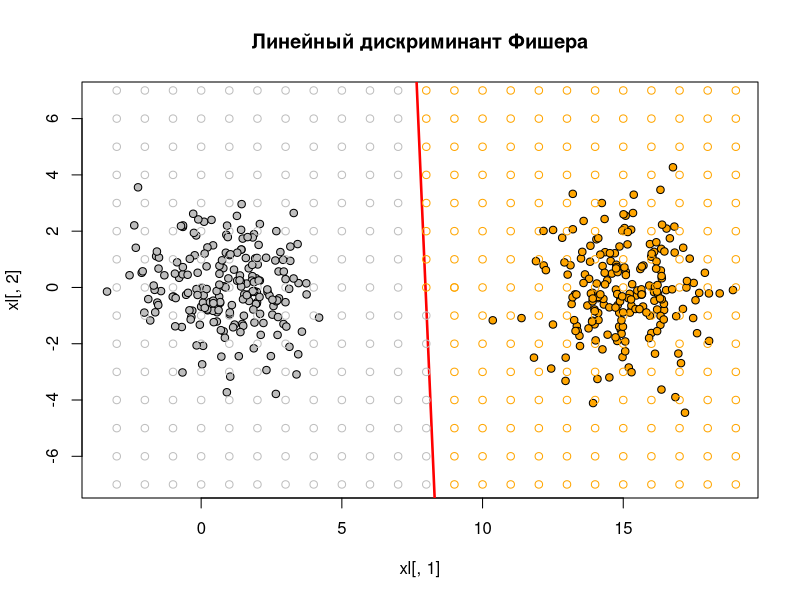

This figure's R source:
library(MASS)

get_mu <- function(xl)
{

	m <- dim(xl)[2]
	mu <- matrix(NA, 1, m)
	
	for(i in 1:m)
	{
		mu[1,i] <- mean(xl[,i])
	}
	
	return(mu)
	
}

get_matrix <- function(xl1,xl2,mu1,mu2)
{

	n <- dim(xl1)[1]
	m <- dim(xl2)[1]
	nm <- n+m
	col <- dim(xl1)[2]
	sigma <- matrix(0, col, col)
	for(i in 1:n)
	{
		sigma <- sigma + (t(xl1[i,]-mu1) %*% (xl1[i,]-mu1))
	}

	for(i in 1:m)
	{
		sigma <- sigma + (t(xl2[i,]-mu2) %*% (xl2[i,]-mu2))
	}
	return(sigma/(nm+2))

}

get_coef <- function(mu1,mu2,sigma1,sigma2)
{
	d1 <- det(sigma1)
  	d2 <- det(sigma2)
  	invs1 <- solve(sigma1)
  	invs2 <- solve(sigma2)
  
  	a <- invs1 - invs2
  	b <- invs1 %*% t(mu1) - invs2 %*% t(mu2)
  
 	D <- -2 * b[1, 1] # x
  	E <- -2 * b[2, 1] # y
  	G <- c(mu1 %*% invs1 %*% t(mu1) - mu2 %*% invs2 %*% t(mu2)) + log(abs(det(sigma1))) - log(abs(det(sigma2)))
  
  	func <- function(x, y) {
    		x*D + y*E + G
  	}
	return(func)
}


c <- 200
sigma1 <- matrix(c(2, 0, 0, 2), 2, 2)
sigma2 <- matrix(c(2, 0, 0, 2), 2, 2)

mu1 <- c(1, 0)
mu2 <- c(15, 0)

xy1 <- mvrnorm(n=c, mu1, sigma1)
xy2 <- mvrnorm(n=c, mu2, sigma2)
xl <- rbind(cbind(xy1, 1), cbind(xy2, 2))

colors <- c("gray", "orange")
plot(xl[,1], xl[,2], pch = 21, bg = colors[xl[,3]], asp = 1, main = "Линейный дискриминант Фишера")
first <- xl[xl[,3] == 1, 1:2]
second <- xl[xl[,3] == 2, 1:2]

mu1 <- get_mu(first)
mu2 <- get_mu(second)
mu <- rbind(mu1,mu2)
sigma <- get_matrix(first,second,mu1,mu2)

f <- get_coef(mu1,mu2,sigma,sigma)
x <- y <- seq(-10, 20, len = 100)
z <- outer(x, y, f)

contour(x, y, z, levels = 0, drawlabels = FALSE, lwd = 2.5, col = "red", add = TRUE)
	

classif <- function(l,sigma,mu,classes,lamda,P){

	m <- length(classes)
	max  <- -100000 
	class <- "unknown"
	for(i in 1:m){
		k <- log(lamda*P)-0.5*t(mu[i,]) %*% solve(sigma) %*% mu[i,]+t(l) %*% solve(sigma) %*% mu[i,]
		
		if( k > max ){
			max <- k
			class <- classes[i]
		}
	}
	return(class)
}

l  <-  c(9,0)

class <- classif(l,sigma,mu,colors,1,0.5)
points(l[1],l[2],pch = 21, col=class, asp = 1)

for(i in seq(-3,20,1)){
	for(j in seq(-10,10,1)){
		l<-c(i,j)
		class <- classif(l,sigma,mu,colors,1,0.5)
		points(l[1],l[2],pch = 21, col=class, asp = 1)
}
}
